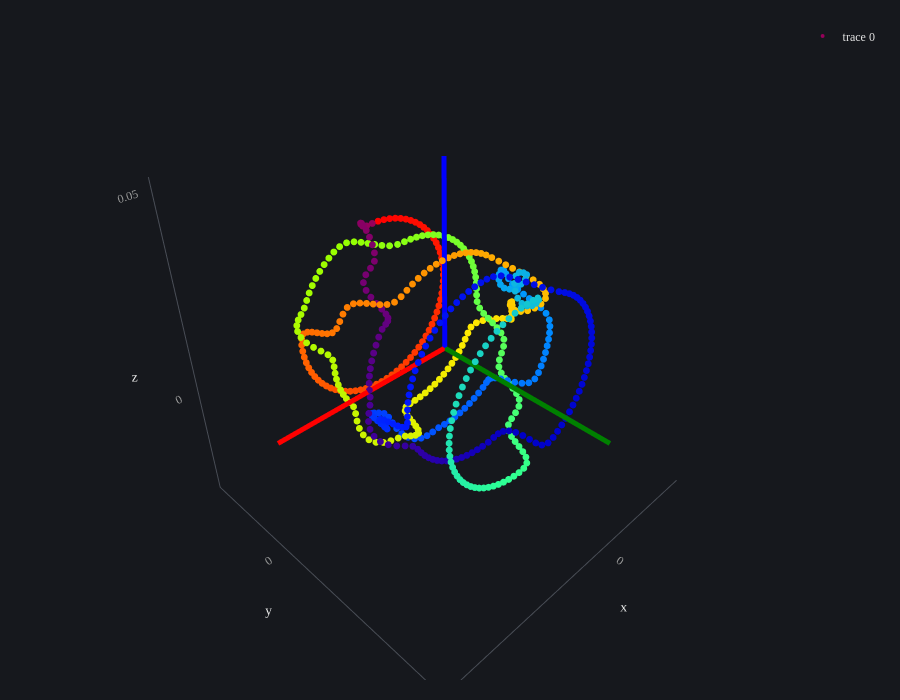

Here is the notebook cell this chart was saved with:
### Markdown cell above
### resampled and normalized chain

### Code cell
from geometry_mnist.knotgen.braidclosure import generate_braid_closure
from geometry_mnist.knotgen.braidclosure import resample_normalize_chain
from geometry_mnist.plotly.plots import plot_pts


word = [1,-2,1,3,2,2,-4,-3,2,-3,-3,-4] # word must be 1-indexed to hold sign+braid_id. 
n_pts_per_ops = 30

pts_raw       = generate_braid_closure(word, n_pts_per_ops)
pts_resampled = resample_normalize_chain(pts_raw, n_resample=512)

plot_pts(pts_resampled, kos_len=0.05)

### Figure 1 — Plotly figure (JSON) as saved in the notebook; plotly's stock layout.template omitted (floating-point values rounded to 4 significant figures; data arrays with more than 128 entries replaced by an {"elided": "..."} marker saying what was removed)
{"data": [{"marker": {"color": {"elided": "512 int values"}, "colorscale": [[0, "rgb(150,0,90)"], [0.125, "rgb(0,0,200)"], [0.25, "rgb(0,25,255)"], [0.375, "rgb(0,152,255)"], [0.5, "rgb(44,255,150)"], [0.625, "rgb(151,255,0)"], [0.75, "rgb(255,234,0)"], [0.875, "rgb(255,111,0)"], [1, "rgb(255,0,0)"]], "size": 4}, "type": "scatter3d", "x": {"elided": "512 float values"}, "y": {"elided": "512 float values"}, "z": {"elided": "512 float values"}}, {"hoverinfo": "skip", "line": {"color": "red", "width": 10}, "mode": "lines", "showlegend": false, "type": "scatter3d", "x": [0, 0.05], "y": [0, 0], "z": [0, 0]}, {"hoverinfo": "skip", "line": {"color": "green", "width": 10}, "mode": "lines", "showlegend": false, "type": "scatter3d", "x": [0, 0], "y": [0, 0.05], "z": [0, 0]}, {"hoverinfo": "skip", "line": {"color": "blue", "width": 10}, "mode": "lines", "showlegend": false, "type": "scatter3d", "x": [0, 0], "y": [0, 0], "z": [0, 0.05]}], "layout": {"height": 700, "scene": {"aspectmode": "data"}}}
